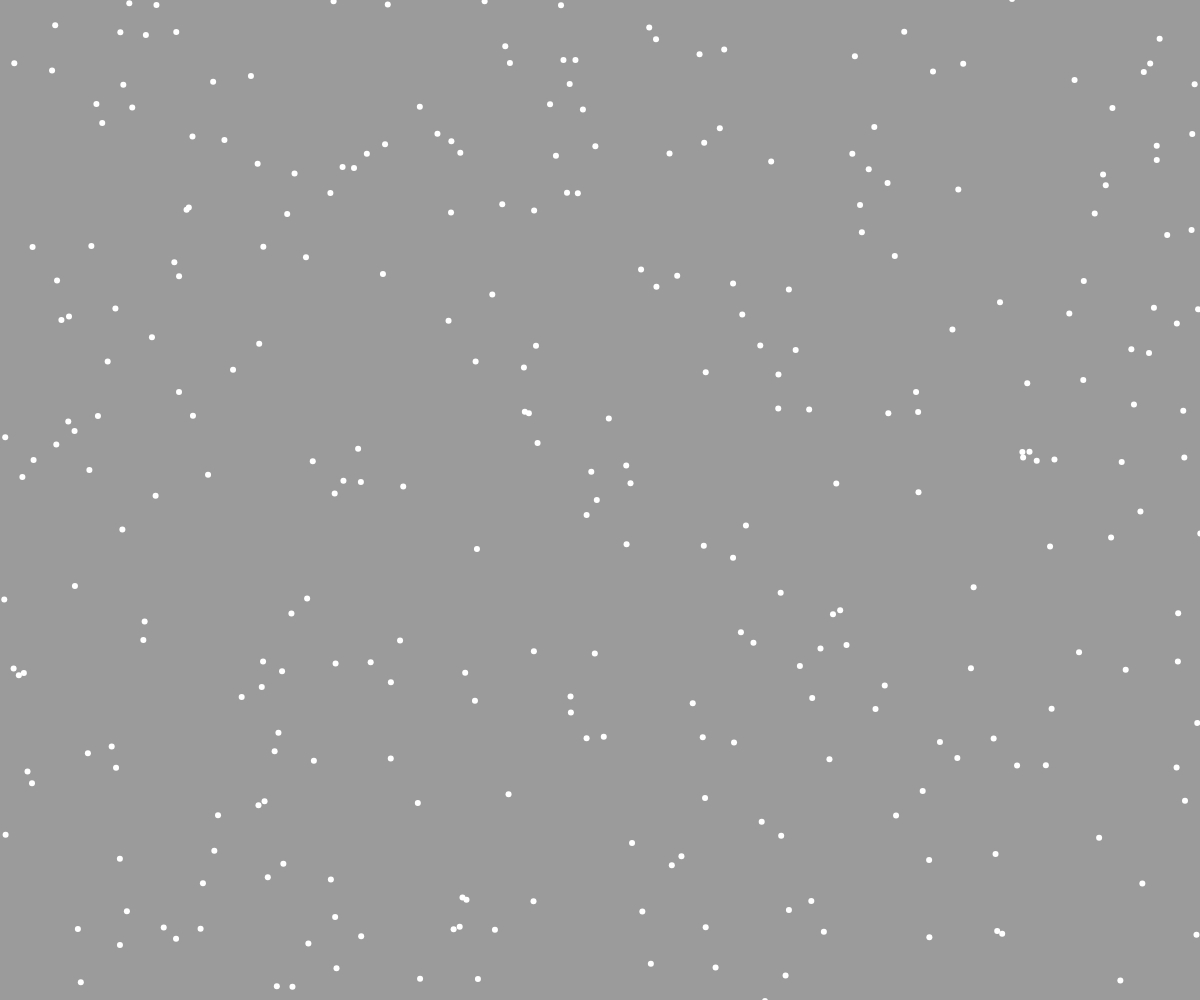
Frame 1 (no input)
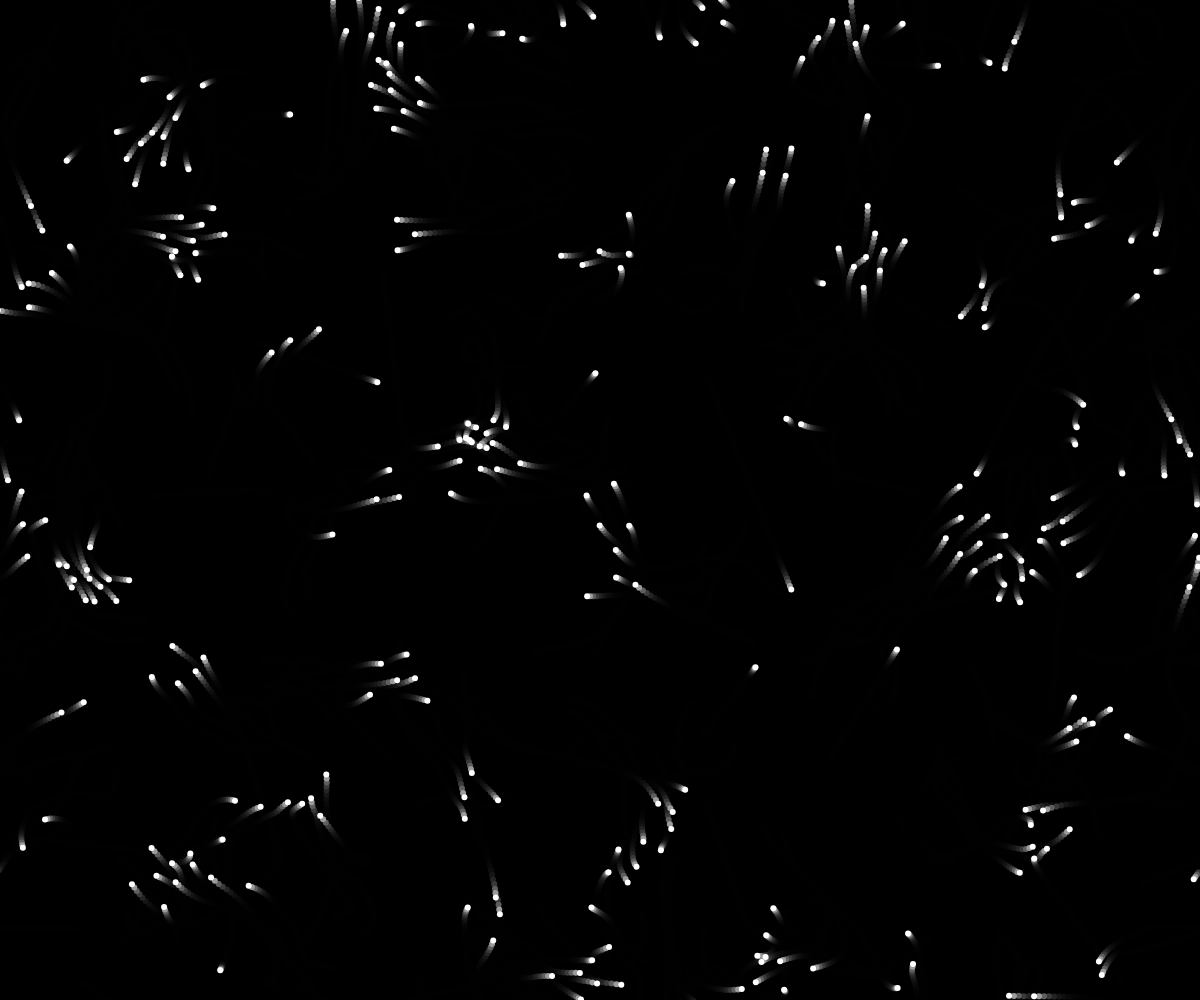
Frame 60 (no input)
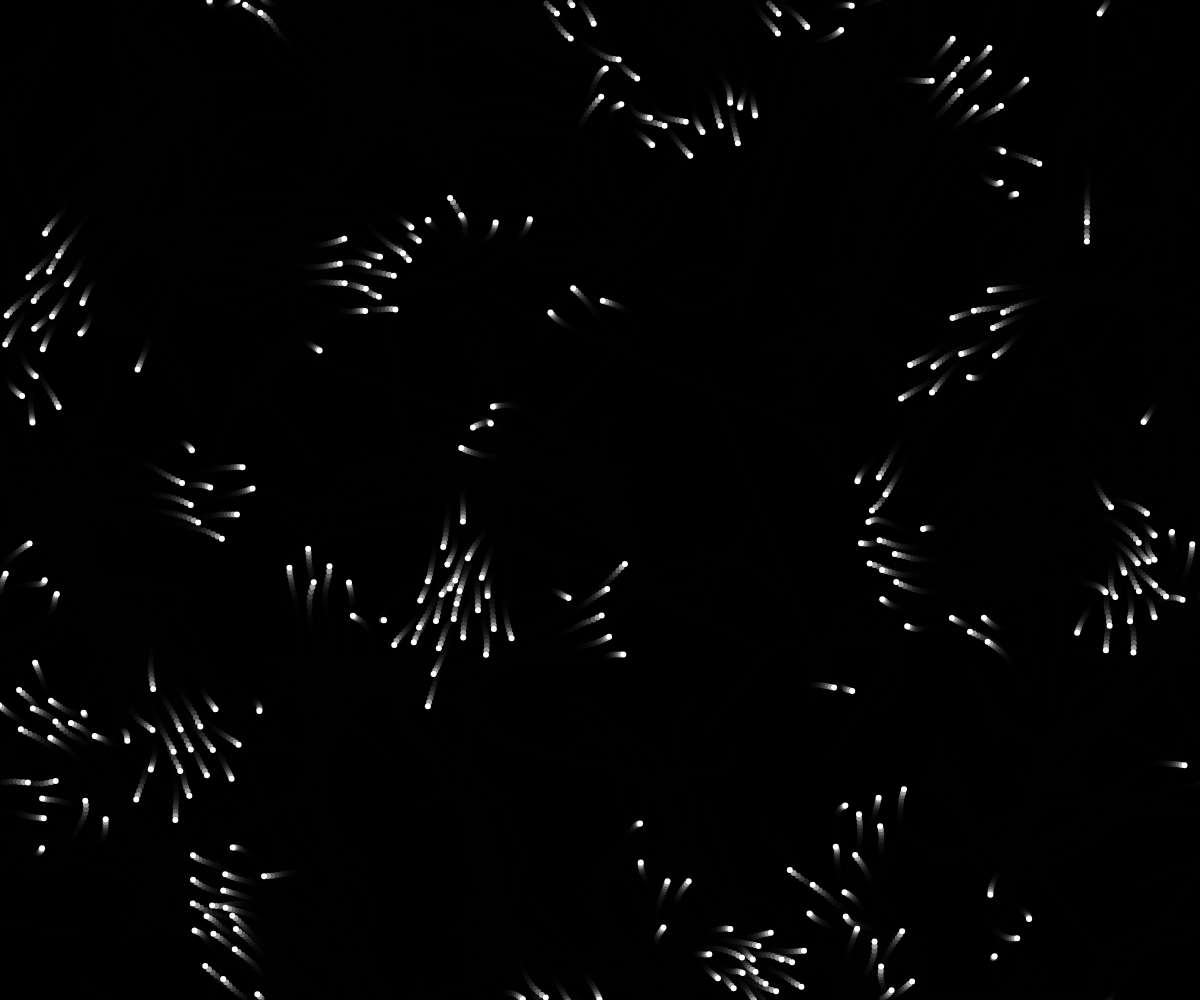
Frame 120 (the mouse pressed at the canvas centre since frame 60)

The p5.js sketch that drew these frames (run headless with seeded random() and noise() and a simulated clock; from frame 60 on, the mouse is pressed at the canvas centre):

// p5.js sketch
// ── sketch.js
const flock = [];

let alignSlider, cohesionSlider, separationSlider;

function setup() {
  createCanvas(windowWidth, windowHeight);

  alignSlider = createSlider(0, 2, 1.5, 0.1);
  cohesionSlider = createSlider(0, 2, 1, 0.1);
  separationSlider = createSlider(0, 2, 2, 0.1);

  for (let i = 0; i < 300; i++) {
    flock.push(new Boid());
  }
}

function draw() {
  background(0, 100);
  for (let boid of flock) {
    boid.edges();
    boid.flock(flock);
    boid.update();
    boid.show();
  }
}

class Easing {
  static easeInSine(x) {
    return 1 - Math.cos((x * Math.PI) / 2);
  }

  static easeOutSine(x) {
    return Math.sin((x * Math.PI) / 2);
  }

  static easeInOutSine(x) {
    return -(Math.cos(Math.PI * x) - 1) / 2;
  }

  static easeInQuad(x) {
    return x * x;
  }

  static easeOutQuad(x) {
    return 1 - (1 - x) * (1 - x);
  }

  static easeInOutQuad(x) {
    return x < 0.5 ? 2 * x * x : 1 - Math.pow(-2 * x + 2, 2) / 2;
  }

  static easeInCubic(x) {
    return x * x * x;
  }

  static easeOutCubic(x) {
    return 1 - Math.pow(1 - x, 3);
  }

  static easeInOutCubic(x) {
    return x < 0.5 ? 4 * x * x * x : 1 - Math.pow(-2 * x + 2, 3) / 2;
  }

  static easeInQuart(x) {
    return x * x * x * x;
  }

  static easeOutQuart(x) {
    return 1 - Math.pow(1 - x, 4);
  }

  static easeInOutQuart(x) {
    return x < 0.5 ? 8 * x * x * x * x : 1 - Math.pow(-2 * x + 2, 4) / 2;
  }

  static easeInQuint(x) {
    return x * x * x * x * x;
  }

  static easeOutQuint(x) {
    return 1 - Math.pow(1 - x, 5);
  }

  static easeInOutQuint(x) {
    return x < 0.5 ? 16 * x * x * x * x * x : 1 - Math.pow(-2 * x + 2, 5) / 2;
  }

  static easeInExpo(x) {
    return x === 0 ? 0 : Math.pow(2, 10 * x - 10);
  }

  static easeOutExpo(x) {
    return x === 1 ? 1 : 1 - Math.pow(2, -10 * x);
  }

  static easeInOutExpo(x) {
    return x === 0 ?
      0 :
      x === 1 ?
      1 :
      x < 0.5 ?
      Math.pow(2, 20 * x - 10) / 2 :
      (2 - Math.pow(2, -20 * x + 10)) / 2;
  }

  static easeInCirc(x) {
    return 1 - Math.sqrt(1 - Math.pow(x, 2));
  }

  static easeOutCirc(x) {
    return Math.sqrt(1 - Math.pow(x - 1, 2));
  }

  static easeInOutCirc(x) {
    return x < 0.5 ?
      (1 - Math.sqrt(1 - Math.pow(2 * x, 2))) / 2 :
      (Math.sqrt(1 - Math.pow(-2 * x + 2, 2)) + 1) / 2;
  }

  static easeOutBack(x) {
    const c1 = 1.70158;
    const c3 = c1 + 1;
    return 1 + c3 * Math.pow(x - 1, 3) + c1 * Math.pow(x - 1, 2);
  }

  static easeInOutBack(x) {
    const c1 = 1.70158;
    const c2 = c1 * 1.525;
    return x < 0.5 ?
      (Math.pow(2 * x, 2) * ((c2 + 1) * 2 * x - c2)) / 2 :
      (Math.pow(2 * x - 2, 2) * ((c2 + 1) * (x * 2 - 2) + c2) + 2) / 2;
  }
}

const colorPalletes = [
  {
    name: "DeepEmeraldGold",
    colors: ["#005e55", "#fff9bf", "#edb50c", "#b8003d", "#5e001f"],
  },
  {
    name: "WarmRainbow",
    colors: ["#01204E", "#028391", "#F6DCAC", "#FAA968", "#F85525"],
  },
  {
    name: "ChocolateAndCream",
    colors: ["#D54751", "#EF9A48", "#FFFCC7", "#4DA394", "#59322B"],
  },
  {
    name: "PopArt",
    colors: ["#241965", "#653993", "#9F4094", "#B73D6E", "#F19406"],
  },
  {
    name: "DeepEmeraldGold",
    colors: ["#F87523", "#FFC31B", "#E7DCC9", "#1DB7B9", "#126D68"],
  },
  {
    name: "GreenPink",
    colors: ["#01B999", "#FAB3B3", "#DC958F", "#A1D8CE", "#F1FAF7"],
  },
  {
    name: "NatureTranquility",
    colors: ["#106A6B", "#07374B", "#CAB381", "#E9E0CE"],
  },
  {
    name: "VibrantHarmony",
    colors: ["#F15946", "#5681CB", "#FAAA2D", "#296647", "#453945"],
  },
  {
    name: "Serenity Bliss",
    colors: ["#FFB4B8", "#EF4B28", "#0A563A", "#FFBC54", "#ECE9E0"],
  }
];
// ── boid.js
class Boid {
    constructor() {
        this.position = createVector(random(width), random(height));
        this.velocity = p5.Vector.random2D();
        this.velocity.setMag(random(2, 4));
        this.acceleration = createVector();
        this.maxForce = 0.2;
        this.maxSpeed = 5;
    }

    edges() {
        if (this.position.x > width) {
            this.position.x = 0;
        } else if (this.position.x < 0) {
            this.position.x = width;
        }
        if (this.position.y > height) {
            this.position.y = 0;
        } else if (this.position.y < 0) {
            this.position.y = height;
        }
    }

    align(boids) {
        let perceptionRadius = 25;
        let steering = createVector();
        let total = 0;
        for (let other of boids) {
            let d = dist(this.position.x, this.position.y, other.position.x, other.position.y);
            if (other != this && d < perceptionRadius) {
                steering.add(other.velocity);
                total++;
            }
        }
        if (total > 0) {
            steering.div(total);
            steering.setMag(this.maxSpeed);
            steering.sub(this.velocity);
            steering.limit(this.maxForce);
        }
        return steering;
    }

    separation(boids) {
        let perceptionRadius = 24;
        let steering = createVector();
        let total = 0;
        for (let other of boids) {
            let d = dist(this.position.x, this.position.y, other.position.x, other.position.y);
            if (other != this && d < perceptionRadius) {
                let diff = p5.Vector.sub(this.position, other.position);
                diff.div(d * d);
                steering.add(diff);
                total++;
            }
        }
        if (total > 0) {
            steering.div(total);
            steering.setMag(this.maxSpeed);
            steering.sub(this.velocity);
            steering.limit(this.maxForce);
        }
        return steering;
    }

    cohesion(boids) {
        let perceptionRadius = 50;
        let steering = createVector();
        let total = 0;
        for (let other of boids) {
            let d = dist(this.position.x, this.position.y, other.position.x, other.position.y);
            if (other != this && d < perceptionRadius) {
                steering.add(other.position);
                total++;
            }
        }
        if (total > 0) {
            steering.div(total);
            steering.sub(this.position);
            steering.setMag(this.maxSpeed);
            steering.sub(this.velocity);
            steering.limit(this.maxForce);
        }
        return steering;
    }

    flock(boids) {
        let alignment = this.align(boids);
        let cohesion = this.cohesion(boids);
        let separation = this.separation(boids);

        alignment.mult(alignSlider.value());
        cohesion.mult(cohesionSlider.value());
        separation.mult(separationSlider.value());

        this.acceleration.add(alignment);
        this.acceleration.add(cohesion);
        this.acceleration.add(separation);
    }

    update() {
        this.position.add(this.velocity);
        this.velocity.add(this.acceleration);
        this.velocity.limit(this.maxSpeed);
        this.acceleration.mult(0);
    }

    show() {
        strokeWeight(6);
        stroke(255);
        point(this.position.x, this.position.y);
    }
}
